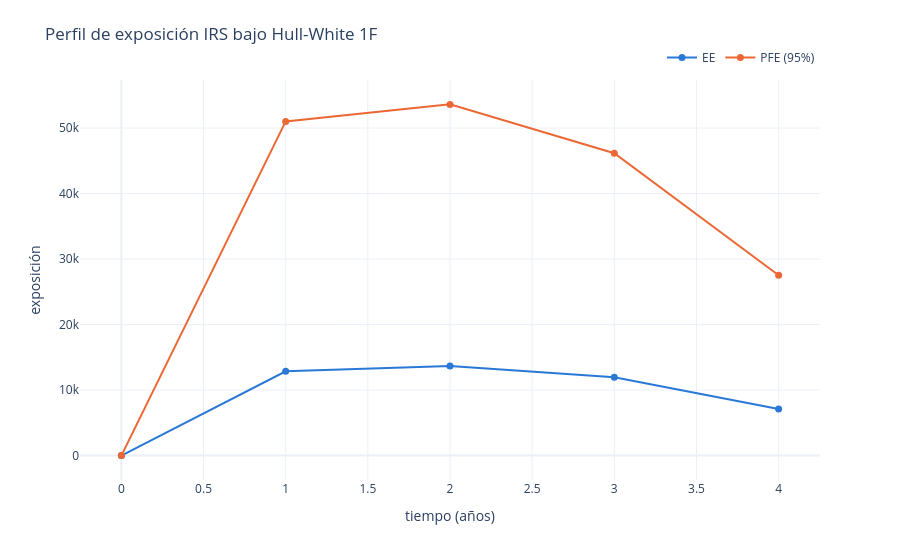

Here is the notebook cell this chart was saved with:
### Markdown cell above
### Graficar EE/PFE

Requiere `plotly` instalado en el entorno de Jupyter (no es una dependencia del
motor en sí, solo de este notebook).

### Code cell
import plotly.graph_objects as go

COLOR_EE = "#2a78d6"   # azul: exposicion esperada (EE)
COLOR_PFE = "#eb6834"  # naranja: PFE 95%

fig = go.Figure()
fig.add_trace(go.Scatter(
    x=exposure["ExpectedExposure"].times, y=exposure["ExpectedExposure"].primary,
    mode="lines+markers", name="EE",
    line=dict(color=COLOR_EE, width=2), marker=dict(size=7),
    hovertemplate="t=%{x:.2f} años<br>EE=%{y:,.2f}<extra></extra>",
))
fig.add_trace(go.Scatter(
    x=exposure["PFE95"].times, y=exposure["PFE95"].primary,
    mode="lines+markers", name="PFE (95%)",
    line=dict(color=COLOR_PFE, width=2), marker=dict(size=7),
    hovertemplate="t=%{x:.2f} años<br>PFE95=%{y:,.2f}<extra></extra>",
))
fig.update_layout(
    title="Perfil de exposición IRS bajo Hull-White 1F",
    xaxis_title="tiempo (años)", yaxis_title="exposición",
    template="plotly_white", hovermode="x unified",
    legend=dict(orientation="h", yanchor="bottom", y=1.02, xanchor="right", x=1),
    margin=dict(t=80),
)
fig.show()

### Figure 1 — Plotly figure (JSON) as saved in the notebook; plotly's stock layout.template omitted (floating-point values rounded to 4 significant figures)
{"data": [{"hovertemplate": "t=%{x:.2f} años<br>EE=%{y:,.2f}<extra></extra>", "line": {"color": "#2a78d6", "width": 2}, "marker": {"size": 7}, "mode": "lines+markers", "name": "EE", "type": "scatter", "x": [0.0, 1.0, 2.0, 3.0, 4.0], "y": [0.0, 12860.0, 13670.0, 11960.0, 7124.0]}, {"hovertemplate": "t=%{x:.2f} años<br>PFE95=%{y:,.2f}<extra></extra>", "line": {"color": "#eb6834", "width": 2}, "marker": {"size": 7}, "mode": "lines+markers", "name": "PFE (95%)", "type": "scatter", "x": [0.0, 1.0, 2.0, 3.0, 4.0], "y": [0.0, 51010.0, 53610.0, 46150.0, 27540.0]}], "layout": {"hovermode": "x unified", "legend": {"orientation": "h", "x": 1, "xanchor": "right", "y": 1.02, "yanchor": "bottom"}, "margin": {"t": 80}, "title": {"text": "Perfil de exposición IRS bajo Hull-White 1F"}, "xaxis": {"title": {"text": "tiempo (años)"}}, "yaxis": {"title": {"text": "exposición"}}}}
